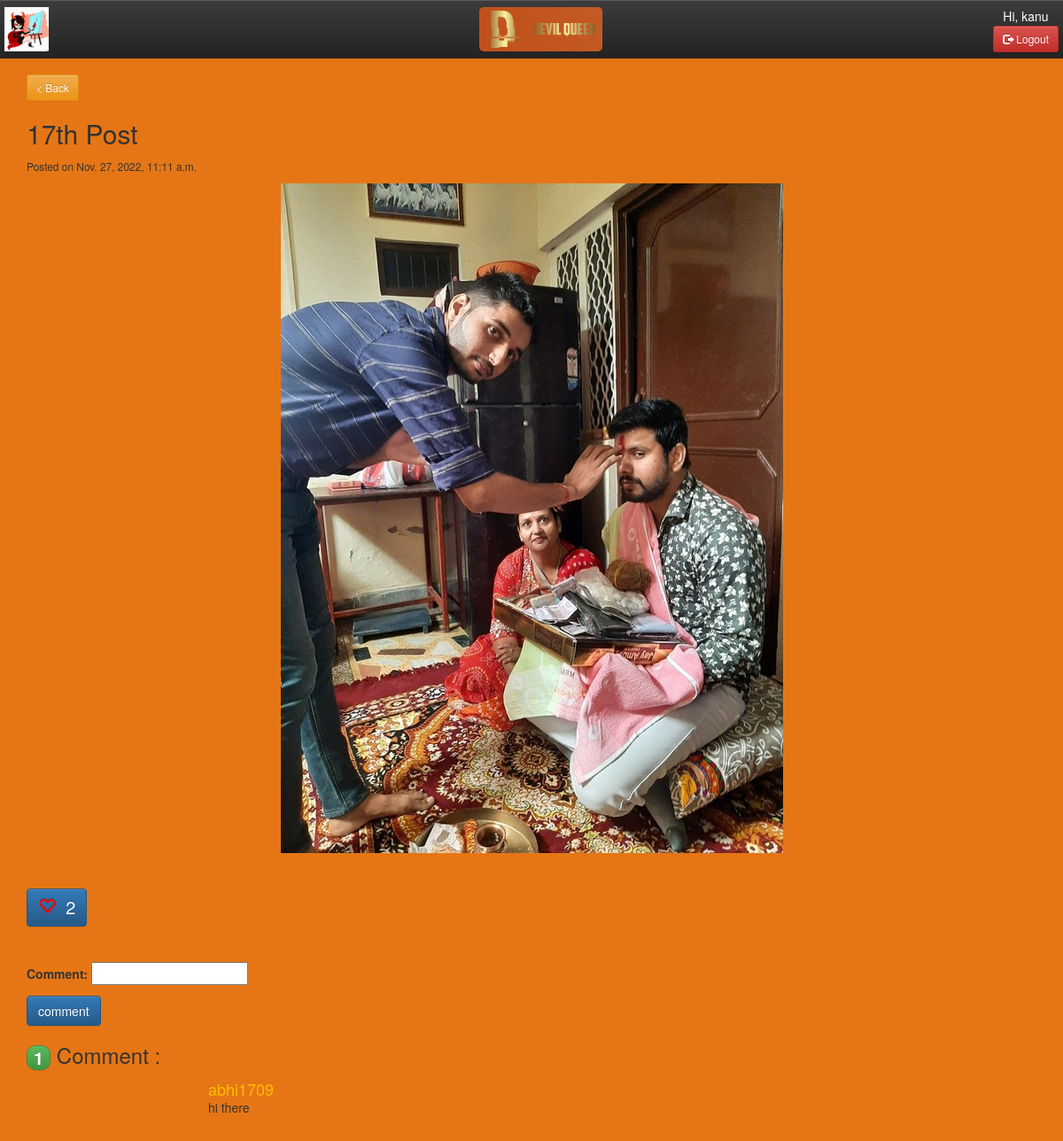
The page /2022/11/27/17th-post/ (signed in) on the database its author committed.
### myApp/models.py (models this page shows, shortened)
class Post(models.Model):
	STATUS_CHOICE=(('draft','Draft'),('published','Published'),('deleted','Deleted'))
	title=models.CharField(max_length=200)
	slug=models.SlugField(max_length=50,unique_for_date="publish")
	body=models.TextField(null=True,blank=True)
	publish=models.DateTimeField(default=timezone.now)
	photo=models.ImageField(upload_to='static/postimg',default="")
	click_post=models.BooleanField(default=True)
	class Meta:
		ordering = ('-publish',)

class Comment(models.Model):
	user=models.ForeignKey(User,related_name='comments',on_delete=models.CASCADE,default="")
	post=models.ForeignKey(Post,related_name='comments',on_delete=models.CASCADE)
	comment=models.CharField(max_length=200,default="")
	created=models.DateTimeField(auto_now_add=True)
	updated=models.DateTimeField(auto_now=True)
	active=models.BooleanField(default=True)
	comment_post=models.BooleanField(default=True)
	class Meta:
		ordering=('-created',)

### myApp/views.py (the view, shortened to what this page needs)
# urls.py: re_path('(?P<year>\d{4})/(?P<month>\d{2})/(?P<day>\d{2})/(?P<send_slug>[-\w]+)/',post_detail_view,name='post_detail'),
@login_required
def post_detail_view(request,year,month,day,send_slug):
	post=get_object_or_404(Post,slug=send_slug,publish__year=year,publish__month=month,publish__day=day)
	user=request.user
	comments=post.comments.filter(active=True)
	form=CommentForm()
	likes=Like.objects.filter(post=post,liked=True)
	try:
		like=Like.objects.get(user=user,post=post)
	except:
		like=Like(user=user,post=post)
	like_f=LikeForm()
	d={'post':post,'form':form,'comments':comments,'like_f':like_f,'like':like,'likes':likes}
	return render(request,'myApp/post_detail.html',d)

### myApp/forms.py
class CommentForm(forms.ModelForm):
	class Meta:
		model=Comment
		fields=('comment','comment_post')
		widgets={'comment_post':forms.HiddenInput}

class LikeForm(forms.ModelForm):
	class Meta:
		model=Like
		fields=('liked',)
		widgets={'liked':forms.HiddenInput}

### templates/myApp/post_detail.html (shortened to what this page needs)
<!DOCTYPE html>
{%extends 'myApp/parent.html'%}
{%load static%}
	{%block content_block%}
	<div class="container">
		<br>
		<button onclick="history.back()" class="btn btn-warning btn-sm">< Back</button>
		<h2>{{post.title|title}}</h2>
		<small>Posted on {{post.publish}}</small>
		<center>
			<img src="/{{post.photo}}" alt="N/A" id="post">
		</center>
		<br>
		<br>
		<div style="display: inline-block;">
			<form style="display: inline-block;" method="post">
				{%if like.liked%}
					<button type="submit" class="btn btn-primary" style="color:red; font-size: 20px;"><span class="glyphicon glyphicon-heart"></span>&nbsp;&nbsp;<span style="color:white;">{{likes.count}}</span></button>
				{%else%}
					<button type="submit" class="btn btn-primary" style="color:red; font-size: 20px;"><span class="glyphicon glyphicon-heart-empty"></span>&nbsp;&nbsp;<span style="color:white;">{{likes.count}}</span></button>
				{%endif%}
			</form>
		</div>
		<br>
		<br>
		<br>
		<form method='post'>
				{{form.as_p}}
				<input type="submit" class="btn btn-primary" value="comment">
		</form>
		{%with comments.count as comments_count%}
			<h3><span class="badge btn btn-success" style="font-size: 20px;">{{comments_count}}</span> Comment{{comments_count|pluralize}} : </h3>
		{%endwith%}
		{%if comments%}
			{%for c in comments%}
				<div class="col-sm-2 text-center"></div>
				<div class="col-sm-10">
					<h4 style="line-height: 2px; color: #ffbb00">{{c.user.username}}</h4>
					<p>{{c.comment}}</p>
					<br>
				</div>
			{%endfor%}
		{%endif%}
	</div>
	{%endblock%}

### templates/myApp/parent.html (shortened to what this page needs)
<!DOCTYPE html>
{%load static%}
<html>
<head>
	<link rel="stylesheet" href="https://cdn.jsdelivr.net/npm/bootstrap@3.3.7/dist/css/bootstrap.min.css">
	<link rel="stylesheet" href="https://cdn.jsdelivr.net/npm/bootstrap@3.3.7/dist/css/bootstrap-theme.min.css">
</head>
<body>
	<nav class="navbar-default navbar-fixed-top navbar-inverse">
		<div class="navbar-header">
			<img src="/static/images/logo.png" id="logo">
		</div>
		<div>
			<a href="/"><img src="/static/images/clogo.png" id="clogo"></a>
		</div>
		<div class="nav navbar-nav navbar-right" align="center">
			<h5 style="color: white; margin: 1px 1px 3px;">Hi, {{user.username}}</h5>
			<a href="/accounts/logout" class="btn btn-danger btn-sm"><span class="glyphicon glyphicon-log-out"></span> Logout</a>
		</div>
	</nav>
	<div class="content">
		{%block content_block%}
		{%endblock%}
	</div>
</body>
</html>

### templates/myApp/parent.html (style rules this page uses)
html,body { height: 100%; }
.navbar-default { position:fixed; display: flex; justify-content: space-between; top:0px; }
#logo { width: 50px; height: 50px; margin: 8px 5px; }
#clogo { width: 139px; height: 50px; margin: 8px 0px ; border-radius: 5px; }
.navbar-header { width: 100px; }
.navbar-right { margin-top: 10px; margin-right: 5px; }
#post { max-width: 95%; }
.content { margin-top: 64px; min-height: 100%; background-color: #e67615; }

### rows shown on the page
Post: title "17th Post", publish "Nov. 27, 2022, 11:11 a.m.", photo (picture)
Comment: user.username "abhi1709", comment "hi there"

### other values the page prints
{{ user.username }} "kanu"
{{ likes.count }} "2"
{{ comments_count }} "1"
